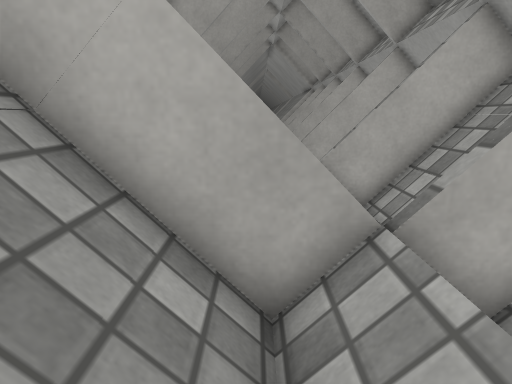
View 1 (above)

12 first-person views from a walk through a Unity game level. The camera is 1.2 m above the floor, tilts 14° down and sees 80° across. The floor is counted in squares, 0.5 m on a side. Each view is taken from the middle of a square. On the plan, view 1 faces up. The plan holds only what a view shows up to about 19 squares ahead; the rest is blank. The place goes on beyond the plan. The player character is not drawn. Surface patterns are stand-ins for the level's own textures.

View 2
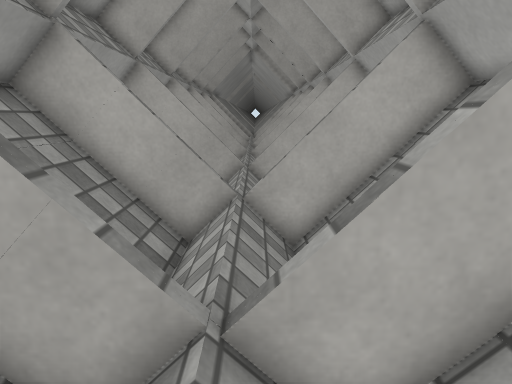

View 3
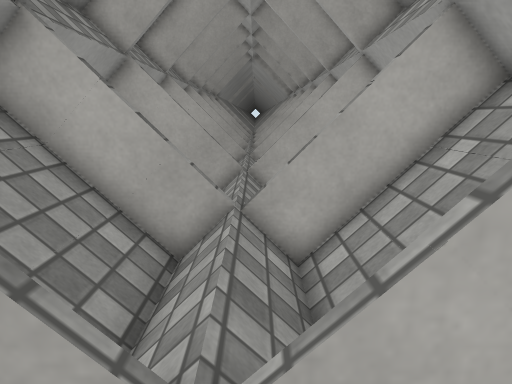

View 4
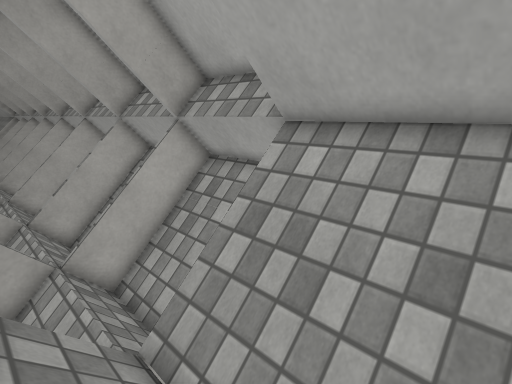

View 5
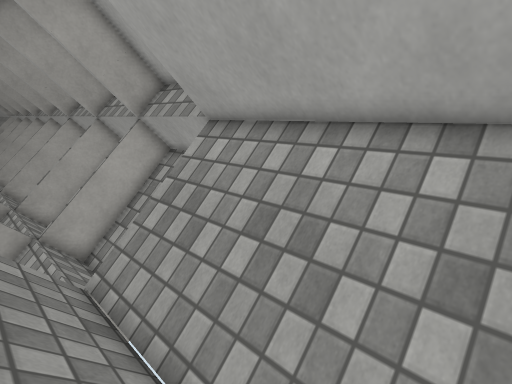

View 6
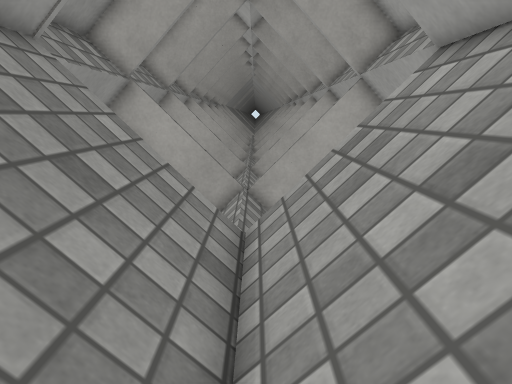

View 7
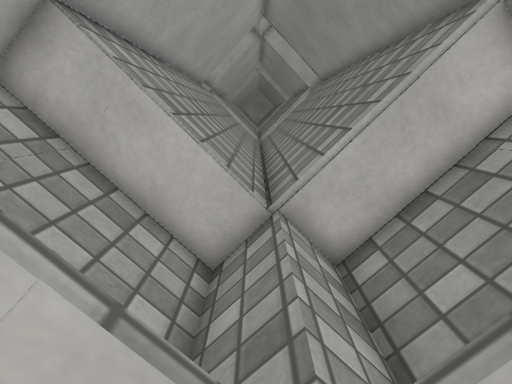

View 8
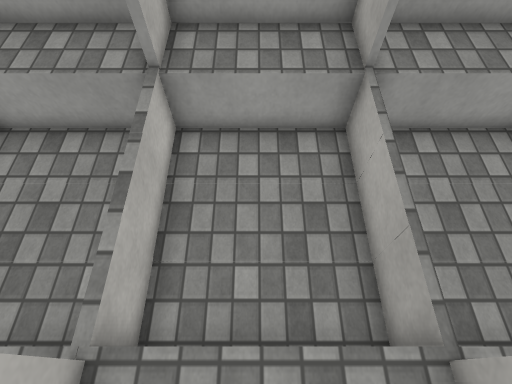

View 9
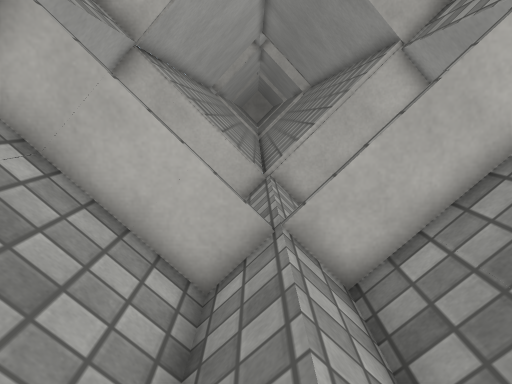

View 10
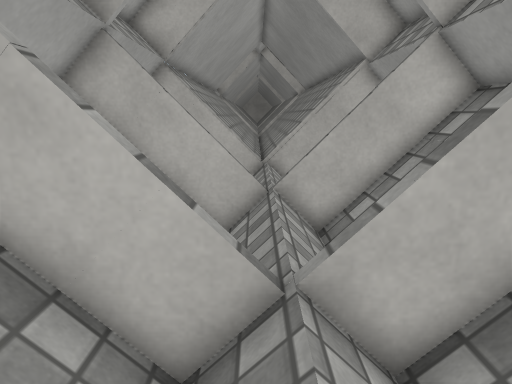

View 11
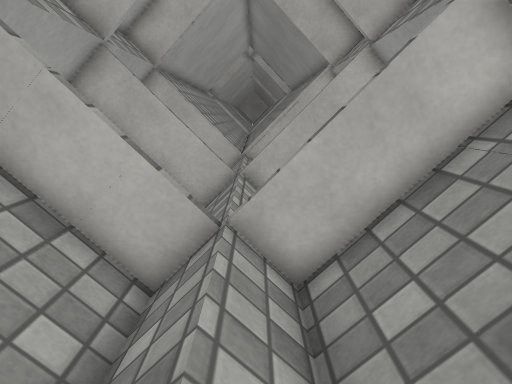

View 12
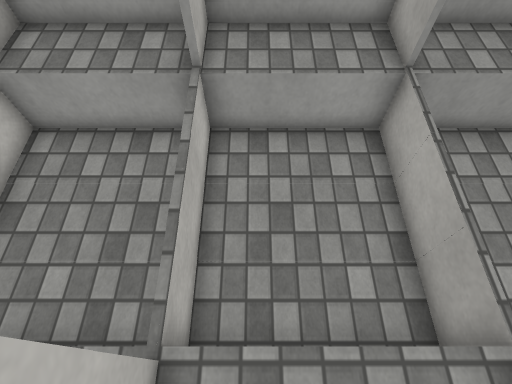

### Floor plan
Key: @ floor where view 1 was taken; # wall or solid block; / step, stairs or slope; = window, fence, low wall or low ledge; ^ raised ledge; O other object.
Columns run from 4 left of view 1 to 7 right of it. Each row starts with its distance up from view 1.
 13  ####==#####
 12  #O////
 11  #O////
 10  #O////  /=
  9  ###////####
  8  #O///////=
  7  #O///////=
  6  #O///////=
  5 ##O///////=
  4 #####///####
  3 ###=/////O=#
  2 ##O//////O=#
  1 ##O//////O=#
  0 ##O/@////O=
 -1 ####////####
 -2      ////O=#
 -3    //////O=#
 -4   O//////O=#
 -5   O//////O=#
 -6  ###////####
 -7    =////=#^
 -8   ^=////=^^
 -9   ^=////=^^
-10   ^=////=^^
-11   ^=////=^^
-12   ^=////=^^
-13   ^=////=^^
-14   ^=////=^^
-15   ^=////=

Where each view was taken, in squares from view 1:
view 1: 0 up, 0 right, facing up
view 2: 1 up, 2 right, facing up
view 3: 3 down, 2 right, facing up
view 4: 11 down, 0 right, facing up-right
view 5: 14 down, 0 right, facing up-right
view 6: 13 down, 2 right, facing up
view 7: 0 up, 2 right, facing down
view 8: 6 up, 5 right, facing left
view 9: 4 up, 2 right, facing down
view 10: 7 up, 2 right, facing down
view 11: 9 up, 1 right, facing down
view 12: 10 up, 5 right, facing left
